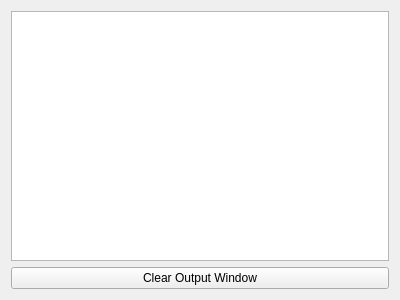
<?xml version="1.0" encoding="UTF-8"?>
<ui version="4.0">
 <class>OutputWindow</class>
 <widget class="QWidget" name="OutputWindow">
  <property name="geometry">
   <rect>
    <x>0</x>
    <y>0</y>
    <width>400</width>
    <height>300</height>
   </rect>
  </property>
  <property name="windowTitle">
   <string>Form</string>
  </property>
  <layout class="QGridLayout" name="gridLayout">
   <item row="0" column="0">
    <widget class="QPlainTextEdit" name="mOutputText">
     <property name="undoRedoEnabled">
      <bool>false</bool>
     </property>
     <property name="readOnly">
      <bool>true</bool>
     </property>
    </widget>
   </item>
   <item row="1" column="0">
    <widget class="QPushButton" name="clearText">
     <property name="text">
      <string>Clear Output Window</string>
     </property>
    </widget>
   </item>
  </layout>
 </widget>
 <resources/>
 <connections/>
</ui>
